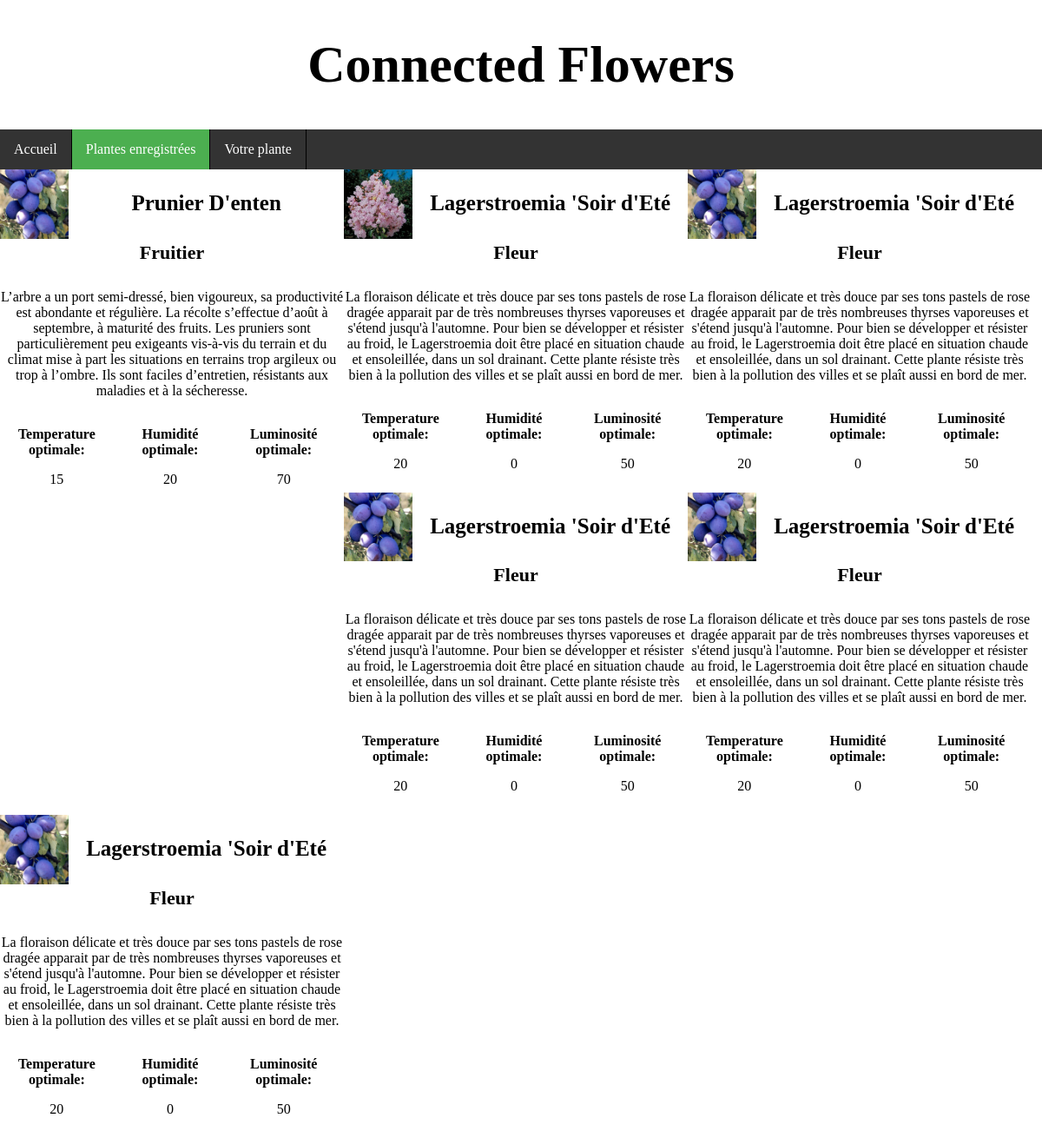
/planteco/regplants.php, run on the app's committed database.
### tables this page shows
CREATE TABLE `registeredplants` (
  `ID` int(11) NOT NULL,
  `NAME` varchar(65) NOT NULL,
  `CATEGORY` varchar(65) NOT NULL,
  `DESCRIPTION` text,
  `PHOTOS` varchar(500) DEFAULT NULL,
  `HUMIDITY` int(11) DEFAULT NULL,
  `TEMPERATURE` int(11) DEFAULT NULL,
  `BRIGHTNESS` int(11) DEFAULT NULL,
  `PERIOD` varchar(65) NOT NULL
);

### planteco/regplants.php (the view, shortened to what this page needs)
<?php
  include_once 'connexion.php';
?>
<!doctype html>
<html lang="fr">
<head>
  <link rel="stylesheet" href="style.css">
</head>
<body>
  <div id="intro">
    <h1>Connected Flowers</h1>
  </div>
  <nav>
    <ul>
      <li><a href="index.php">Accueil</a></li>
      <li><a class="active" href="regplants.php">Plantes enregistrées</a></li>
      <li><a href="rasplants.php">Votre plante</a></li>
    </ul>
  </nav>
  <div class="plant">
    <?php
  		$p1 = $connexion->prepare('SELECT * FROM registeredplants WHERE id=1;');
  		$p1->execute();
  		while ($plant = $p1->fetch()) {
  			$name = $plant['NAME'];
  			$category = $plant['CATEGORY'];
  			$desc = $plant['DESCRIPTION'];
  			$humidity = $plant['HUMIDITY'];
  			$temperature = $plant['TEMPERATURE'];
  			$brightness = $plant['BRIGHTNESS'];
  		}
  	?>
    <img src="ressources/prunier.jpg" alt="prunier"/>
    <h3><?= $name ?></h3>
    <h4><?= $category ?></h4>
    <p><?= $desc ?></p>
    <div class="tools">
      <p>Temperature optimale:</p><?= $temperature ?>
    </div>
    <div class="tools">
      <p>Humidité optimale:</p><?= $humidity ?>
    </div>
    <div class="tools">
      <p>Luminosité optimale:</p><?= $brightness ?>
    </div>
  </div>
  <div class="plant">
    <?php
  		$p2 = $connexion->prepare('SELECT * FROM registeredplants WHERE id=2;');
  		$p2->execute();
  		while ($plant = $p2->fetch()) {
  			$name = $plant['NAME'];
  			$category = $plant['CATEGORY'];
  			$desc = $plant['DESCRIPTION'];
  			$humidity = $plant['HUMIDITY'];
  			$temperature = $plant['TEMPERATURE'];
  			$brightness = $plant['BRIGHTNESS'];
  		}
  	?>
    <img src="ressources/laurier.jpg" alt="laurier" />
    <h3><?= $name ?></h3>
    <h4><?= $category ?></h4>
    <p><?= $desc ?></p>
    <div class="tools">
      <p>Temperature optimale:</p><?= $temperature ?>
    </div>
    <div class="tools">
      <p>Humidité optimale:</p><?= $humidity ?>
    </div>
    <div class="tools">
      <p>Luminosité optimale:</p><?= $brightness ?>
    </div>
  </div>
  <div class="plant">
    <?php
  		$p2 = $connexion->prepare('SELECT * FROM registeredplants WHERE id=2;');
  		$p2->execute();
  		while ($plant = $p2->fetch()) {
  			$name = $plant['NAME'];
  			$category = $plant['CATEGORY'];
  			$desc = $plant['DESCRIPTION'];
  			$humidity = $plant['HUMIDITY'];
  			$temperature = $plant['TEMPERATURE'];
  			$brightness = $plant['BRIGHTNESS'];
  		}
  	?>
    <img src="prunier.jpg"></img>
    <h3><?= $name ?></h3>
    <h4><?= $category ?></h4>
    <p><?= $desc ?></p>
    <div class="tools">
      <p>Temperature optimale:</p><?= $temperature ?>
    </div>
    <div class="tools">
      <p>Humidité optimale:</p><?= $humidity ?>
    </div>
    <div class="tools">
      <p>Luminosité optimale:</p><?= $brightness ?>
    </div>
  </div>
  <div class="plant">
    <?php
  		$p2 = $connexion->prepare('SELECT * FROM registeredplants WHERE id=2;');
  		$p2->execute();
  		while ($plant = $p2->fetch()) {
  			$name = $plant['NAME'];
  			$category = $plant['CATEGORY'];
  			$desc = $plant['DESCRIPTION'];
  			$humidity = $plant['HUMIDITY'];
  			$temperature = $plant['TEMPERATURE'];
  			$brightness = $plant['BRIGHTNESS'];
  		}
  	?>
    <img src="prunier.jpg"></img>
    <h3><?= $name ?></h3>
    <h4><?= $category ?></h4>
    <p><?= $desc ?></p>
    <div class="tools">
      <p>Temperature optimale:</p><?= $temperature ?>
    </div>
    <div class="tools">
      <p>Humidité optimale:</p><?= $humidity ?>
    </div>
    <div class="tools">
      <p>Luminosité optimale:</p><?= $brightness ?>
    </div>
  </div>
  <div class="plant">
    <?php
  		$p2 = $connexion->prepare('SELECT * FROM registeredplants WHERE id=2;');
  		$p2->execute();
  		while ($plant = $p2->fetch()) {
  			$name = $plant['NAME'];
  			$category = $plant['CATEGORY'];
  			$desc = $plant['DESCRIPTION'];
  			$humidity = $plant['HUMIDITY'];
  			$temperature = $plant['TEMPERATURE'];
  			$brightness = $plant['BRIGHTNESS'];
  		}
  	?>
    <img src="prunier.jpg"></img>
    <h3><?= $name ?></h3>
    <h4><?= $category ?></h4>
    <p><?= $desc ?></p>
    <div class="tools">
      <p>Temperature optimale:</p><?= $temperature ?>
    </div>
    <div class="tools">
      <p>Humidité optimale:</p><?= $humidity ?>
    </div>
    <div class="tools">
      <p>Luminosité optimale:</p><?= $brightness ?>
    </div>
  </div>
  <div class="plant">
    <?php
  		$p2 = $connexion->prepare('SELECT * FROM registeredplants WHERE id=2;');
  		$p2->execute();
  		while ($plant = $p2->fetch()) {
  			$name = $plant['NAME'];
  			$category = $plant['CATEGORY'];
  			$desc = $plant['DESCRIPTION'];
  			$humidity = $plant['HUMIDITY'];
  			$temperature = $plant['TEMPERATURE'];
  			$brightness = $plant['BRIGHTNESS'];
  		}
  	?>
    <img src="prunier.jpg" />
    <h3><?= $name ?></h3>
    <h4><?= $category ?></h4>
    <p><?= $desc ?></p>
    <div class="tools">
      <p>Temperature optimale:</p><?= $temperature ?>
    </div>
    <div class="tools">
      <p>Humidité optimale:</p><?= $humidity ?>
    </div>
    <div class="tools">
      <p>Luminosité optimale:</p><?= $brightness ?>
    </div>
  </div>
</body>
</html>

### planteco/style.css (style rules this page uses)
body { left: 0; top: 0; margin-left: auto; margin-right: auto; width: 100%; }
#intro { width: 500px; font-size: 30px; text-align: center; margin-left: auto; margin-right: auto; }
ul { list-style-type: none; margin: 0; padding: 0; overflow: hidden; background-color: #333; }
li { float: left; border-right: 1px solid; }
li a { display: block; color: white; text-align: center; padding: 14px 16px; text-decoration: none; }
.active { background-color: #4CAF50; }
.plant { float: left; text-align: center; width: 33%; margin-bottom: 2%; }
.plant h3 { font-size: 25px; }
.plant h4 { font-size: 22px; }
.plant img { float: left; width: 20%; height: 20%; }
.tools { float: left; width: 33%; }
.tools p { font-weight: bold; }

### data on the page
registeredplants: NAME "Prunier D'enten", CATEGORY "Fruitier", DESCRIPTION "L’arbre a un port semi-dressé, bien vigoureux, sa productivité est abondante et régulière. La récolte s’effectue d’août à septembre, à maturité des fruits. Les pruniers sont particulièrement peu exigeants vis-à-vis du terrain et du climat mise à part les situations en terrains trop argileux ou trop à l’ombre. Ils sont faciles d’entretien, résistants aux maladies et à la sécheresse.", TEMPERATURE "15", HUMIDITY "20", BRIGHTNESS "70"
registeredplants: NAME "Lagerstroemia 'Soir d'Eté", CATEGORY "Fleur", DESCRIPTION "La floraison délicate et très douce par ses tons pastels de rose dragée apparait par de très nombreuses thyrses vaporeuses et s'étend jusqu'à l'automne. Pour bien se développer et résister au froid, le Lagerstroemia doit être placé en situation chaude et ensoleillée, dans un sol drainant. Cette plante résiste très bien à la pollution des villes et se plaît aussi en bord de mer.", TEMPERATURE "20", HUMIDITY "0", BRIGHTNESS "50"
